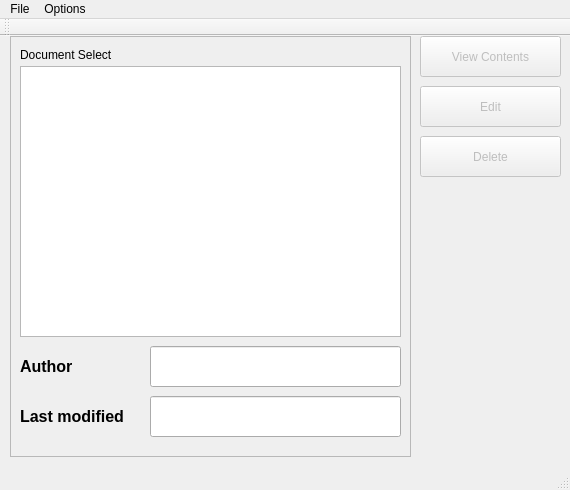
<?xml version="1.0" encoding="UTF-8"?>
<ui version="4.0">
 <class>MainWindow</class>
 <widget class="QMainWindow" name="MainWindow">
  <property name="geometry">
   <rect>
    <x>0</x>
    <y>0</y>
    <width>570</width>
    <height>490</height>
   </rect>
  </property>
  <property name="sizePolicy">
   <sizepolicy hsizetype="Fixed" vsizetype="Fixed">
    <horstretch>0</horstretch>
    <verstretch>0</verstretch>
   </sizepolicy>
  </property>
  <property name="minimumSize">
   <size>
    <width>570</width>
    <height>490</height>
   </size>
  </property>
  <property name="maximumSize">
   <size>
    <width>570</width>
    <height>490</height>
   </size>
  </property>
  <property name="windowTitle">
   <string>Online Text Editor - Client</string>
  </property>
  <widget class="QWidget" name="centralWidget">
   <widget class="QFrame" name="frame">
    <property name="geometry">
     <rect>
      <x>10</x>
      <y>0</y>
      <width>401</width>
      <height>421</height>
     </rect>
    </property>
    <property name="frameShape">
     <enum>QFrame::StyledPanel</enum>
    </property>
    <property name="frameShadow">
     <enum>QFrame::Raised</enum>
    </property>
    <widget class="QListWidget" name="listWidget">
     <property name="geometry">
      <rect>
       <x>10</x>
       <y>30</y>
       <width>381</width>
       <height>271</height>
      </rect>
     </property>
     <property name="focusPolicy">
      <enum>Qt::ClickFocus</enum>
     </property>
    </widget>
    <widget class="QLabel" name="labelDocSel">
     <property name="geometry">
      <rect>
       <x>10</x>
       <y>9</y>
       <width>381</width>
       <height>21</height>
      </rect>
     </property>
     <property name="focusPolicy">
      <enum>Qt::StrongFocus</enum>
     </property>
     <property name="text">
      <string>Document Select</string>
     </property>
    </widget>
    <widget class="QLabel" name="labelAuthor">
     <property name="geometry">
      <rect>
       <x>10</x>
       <y>310</y>
       <width>121</width>
       <height>41</height>
      </rect>
     </property>
     <property name="font">
      <font>
       <pointsize>12</pointsize>
       <weight>75</weight>
       <bold>true</bold>
      </font>
     </property>
     <property name="text">
      <string>Author</string>
     </property>
    </widget>
    <widget class="QLabel" name="labelDate">
     <property name="geometry">
      <rect>
       <x>10</x>
       <y>360</y>
       <width>121</width>
       <height>41</height>
      </rect>
     </property>
     <property name="font">
      <font>
       <pointsize>12</pointsize>
       <weight>75</weight>
       <bold>true</bold>
      </font>
     </property>
     <property name="text">
      <string>Last modified</string>
     </property>
    </widget>
    <widget class="QLineEdit" name="lineEditAuthor">
     <property name="geometry">
      <rect>
       <x>140</x>
       <y>310</y>
       <width>251</width>
       <height>41</height>
      </rect>
     </property>
     <property name="focusPolicy">
      <enum>Qt::NoFocus</enum>
     </property>
     <property name="alignment">
      <set>Qt::AlignCenter</set>
     </property>
     <property name="readOnly">
      <bool>true</bool>
     </property>
    </widget>
    <widget class="QLineEdit" name="lineEditDate">
     <property name="geometry">
      <rect>
       <x>140</x>
       <y>360</y>
       <width>251</width>
       <height>41</height>
      </rect>
     </property>
     <property name="focusPolicy">
      <enum>Qt::NoFocus</enum>
     </property>
     <property name="alignment">
      <set>Qt::AlignCenter</set>
     </property>
     <property name="readOnly">
      <bool>true</bool>
     </property>
    </widget>
   </widget>
   <widget class="QPushButton" name="pushButtonView">
    <property name="enabled">
     <bool>false</bool>
    </property>
    <property name="geometry">
     <rect>
      <x>420</x>
      <y>0</y>
      <width>141</width>
      <height>41</height>
     </rect>
    </property>
    <property name="focusPolicy">
     <enum>Qt::NoFocus</enum>
    </property>
    <property name="text">
     <string>View Contents</string>
    </property>
   </widget>
   <widget class="QPushButton" name="pushButtonEdit">
    <property name="enabled">
     <bool>false</bool>
    </property>
    <property name="geometry">
     <rect>
      <x>420</x>
      <y>50</y>
      <width>141</width>
      <height>41</height>
     </rect>
    </property>
    <property name="focusPolicy">
     <enum>Qt::NoFocus</enum>
    </property>
    <property name="text">
     <string>Edit</string>
    </property>
   </widget>
   <widget class="QPushButton" name="pushButtonDelete">
    <property name="enabled">
     <bool>false</bool>
    </property>
    <property name="geometry">
     <rect>
      <x>420</x>
      <y>100</y>
      <width>141</width>
      <height>41</height>
     </rect>
    </property>
    <property name="focusPolicy">
     <enum>Qt::NoFocus</enum>
    </property>
    <property name="text">
     <string>Delete</string>
    </property>
   </widget>
  </widget>
  <widget class="QMenuBar" name="menuBar">
   <property name="geometry">
    <rect>
     <x>0</x>
     <y>0</y>
     <width>570</width>
     <height>28</height>
    </rect>
   </property>
   <widget class="QMenu" name="menuNew">
    <property name="title">
     <string>File</string>
    </property>
    <addaction name="actionNew_Document"/>
    <addaction name="actionRefresh"/>
    <addaction name="actionExit"/>
   </widget>
   <widget class="QMenu" name="menuAbout">
    <property name="title">
     <string>Options</string>
    </property>
    <addaction name="actionConfig"/>
    <addaction name="actionAbout"/>
   </widget>
   <addaction name="menuNew"/>
   <addaction name="menuAbout"/>
  </widget>
  <widget class="QToolBar" name="mainToolBar">
   <attribute name="toolBarArea">
    <enum>TopToolBarArea</enum>
   </attribute>
   <attribute name="toolBarBreak">
    <bool>false</bool>
   </attribute>
  </widget>
  <widget class="QStatusBar" name="statusBar">
   <property name="font">
    <font>
     <pointsize>12</pointsize>
     <weight>75</weight>
     <bold>true</bold>
    </font>
   </property>
  </widget>
  <action name="actionNew_Document">
   <property name="text">
    <string>New Document</string>
   </property>
  </action>
  <action name="actionRefresh">
   <property name="text">
    <string>Refresh List</string>
   </property>
  </action>
  <action name="actionExit">
   <property name="text">
    <string>Exit</string>
   </property>
  </action>
  <action name="actionAbout">
   <property name="text">
    <string>About</string>
   </property>
  </action>
  <action name="actionConfig">
   <property name="text">
    <string>Config</string>
   </property>
  </action>
 </widget>
 <layoutdefault spacing="6" margin="11"/>
 <resources/>
 <connections/>
</ui>
